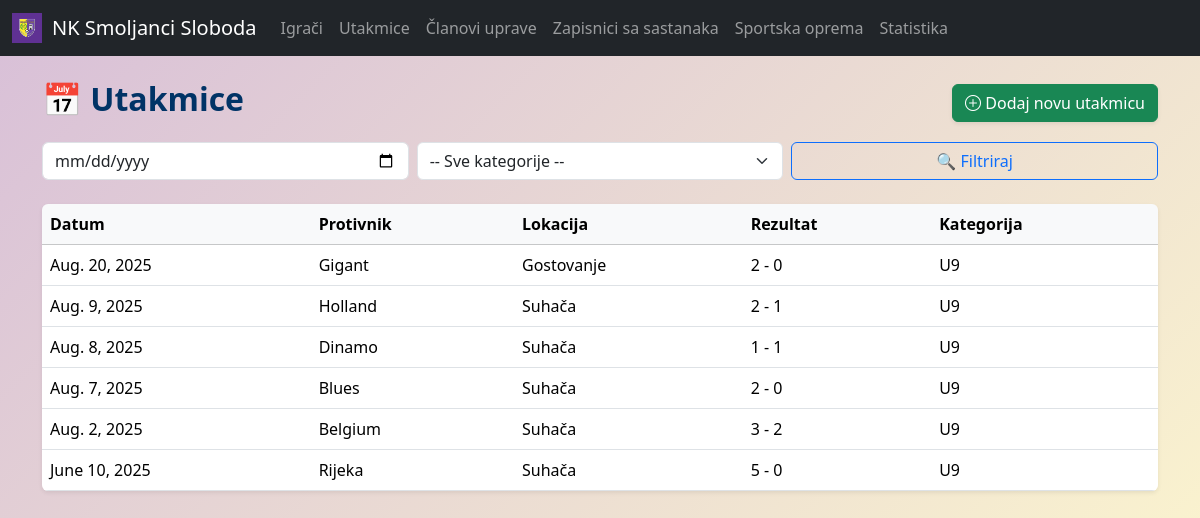
/matches/, run on an earlier commit of the app's database.
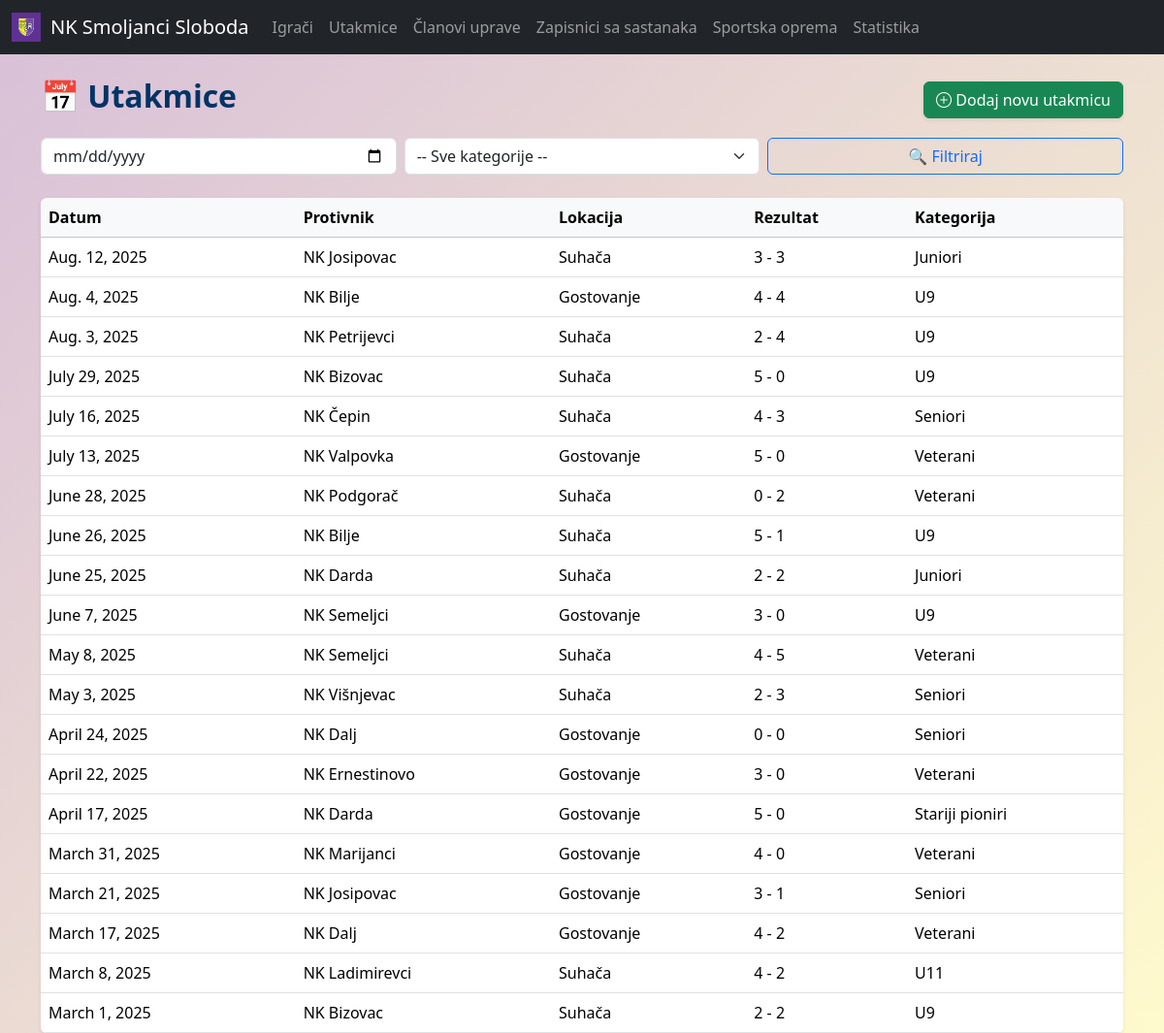
And on a later commit of the database.
### main/models.py (models this page shows, shortened)
class Match(models.Model):
    HOME_AWAY = [("H", "Suhača"), ("A", "Gostovanje")]
    date = models.DateField()
    home_or_away = models.CharField(max_length=1, choices=HOME_AWAY)
    opponent = models.CharField(max_length=100)
    home_score = models.PositiveIntegerField(default=0)
    away_score = models.PositiveIntegerField(default=0)
    category = models.CharField(max_length=3, choices=CATEGORIES)
    starting_players = models.ManyToManyField(Player, related_name="starts")
    bench_players = models.ManyToManyField(Player, related_name="bench", blank=True)
    captain = models.ForeignKey(Player, on_delete=models.SET_NULL, null=True, related_name="captain_matches")
    goalkeeper = models.ForeignKey(Player, on_delete=models.SET_NULL, null=True, related_name="goalkeeper_matches")

### main/views.py (the view)
# urls.py: path("matches/", views.match_list, name="match_list"),
def match_list(request):
    matches = Match.objects.all().order_by('-date')
    category = request.GET.get('category')
    date = request.GET.get('date')
    if category:
        matches = matches.filter(category=category)
    if date:
        matches = matches.filter(date=date)
    return render(request, "main/matches/match_list.html", {
        "matches": matches,
        "filter_values": {"category": category, "date": date},
        'categories': CATEGORIES
    })

### templates/main/matches/match_list.html (shortened to what this page needs)
{% extends 'main/base.html' %}
{% block content %}
<div class="container my-4">
  <div class="d-flex justify-content-between align-items-center mb-3">
    <h2 class="fw-bold">📅 Utakmice</h2>
    <a class="btn btn-success shadow-sm" href="{% url 'main:match_create' %}"><i class="bi bi-plus-circle"></i> Dodaj novu utakmicu</a>
  </div>
  <form method="get" class="row g-2 mb-4">
    <div class="col-md-4">
      <input type="date" class="form-control" name="date" value="{{ filter_values.date }}">
    </div>
    <div class="col-md-4">
      <select name="category" class="form-select">
        <option value="">-- Sve kategorije --</option>
      </select>
    </div>
    <div class="col-md-4">
      <button type="submit" class="btn btn-outline-primary w-100">🔍 Filtriraj</button>
    </div>
  </form>
  <table class="table table-hover shadow-sm rounded overflow-hidden">
    <thead class="table-light">
      <tr>
        <th>Datum</th>
        <th>Protivnik</th>
        <th>Lokacija</th>
        <th>Rezultat</th>
        <th>Kategorija</th>
      </tr>
    </thead>
    <tbody>
      {% for match in matches %}
      <tr class="table-row-clickable" data-href="{% url 'main:match_detail' match.id %}">
        <td>{{ match.date }}</td>
        <td>{{ match.opponent }}</td>
        <td>{{ match.get_home_or_away_display }}</td>
        <td>{{ match.home_score }} - {{ match.away_score }}</td>
        <td>{{ match.get_category_display }}</td>
      </tr>
      {% empty %}
      <tr>
        <td colspan="5" class="text-center text-muted py-4">
          Nema pronađenih utakmica. ⚽
        </td>
      </tr>
      {% endfor %}
    </tbody>
  </table>
</div>
{% endblock %}

What changed in the data, as far as the page shows it:
removed Match: date "Aug. 20, 2025", opponent "Gigant", home_or_away "Gostovanje", home_score "2", away_score "0", category "U9"
removed Match: date "Aug. 9, 2025", opponent "Holland", home_or_away "Suhača", home_score "2", away_score "1", category "U9"
removed Match: date "Aug. 8, 2025", opponent "Dinamo", home_or_away "Suhača", home_score "1", away_score "1", category "U9"
removed Match: date "Aug. 7, 2025", opponent "Blues", home_or_away "Suhača", home_score "2", away_score "0", category "U9"
removed Match: date "Aug. 2, 2025", opponent "Belgium", home_or_away "Suhača", home_score "3", away_score "2", category "U9"
removed Match: date "June 10, 2025", opponent "Rijeka", home_or_away "Suhača", home_score "5", away_score "0", category "U9"
added Match: date "Aug. 12, 2025", opponent "NK Josipovac", home_or_away "Suhača", home_score "3", away_score "3", category "Juniori"
added Match: date "Aug. 4, 2025", opponent "NK Bilje", home_or_away "Gostovanje", home_score "4", away_score "4", category "U9"
added Match: date "Aug. 3, 2025", opponent "NK Petrijevci", home_or_away "Suhača", home_score "2", away_score "4", category "U9"
added Match: date "July 29, 2025", opponent "NK Bizovac", home_or_away "Suhača", home_score "5", away_score "0", category "U9"
added Match: date "July 16, 2025", opponent "NK Čepin", home_or_away "Suhača", home_score "4", away_score "3", category "Seniori"
added Match: date "July 13, 2025", opponent "NK Valpovka", home_or_away "Gostovanje", home_score "5", away_score "0", category "Veterani"
added Match: date "June 28, 2025", opponent "NK Podgorač", home_or_away "Suhača", home_score "0", away_score "2", category "Veterani"
added Match: date "June 26, 2025", opponent "NK Bilje", home_or_away "Suhača", home_score "5", away_score "1", category "U9"
added Match: date "June 25, 2025", opponent "NK Darda", home_or_away "Suhača", home_score "2", away_score "2", category "Juniori"
added Match: date "June 7, 2025", opponent "NK Semeljci", home_or_away "Gostovanje", home_score "3", away_score "0", category "U9"
added Match: date "May 8, 2025", opponent "NK Semeljci", home_or_away "Suhača", home_score "4", away_score "5", category "Veterani"
added Match: date "May 3, 2025", opponent "NK Višnjevac", home_or_away "Suhača", home_score "2", away_score "3", category "Seniori"
added Match: date "April 24, 2025", opponent "NK Dalj", home_or_away "Gostovanje", home_score "0", away_score "0", category "Seniori"
added Match: date "April 22, 2025", opponent "NK Ernestinovo", home_or_away "Gostovanje", home_score "3", away_score "0", category "Veterani"
added Match: date "April 17, 2025", opponent "NK Darda", home_or_away "Gostovanje", home_score "5", away_score "0", category "Stariji pioniri"
added Match: date "March 31, 2025", opponent "NK Marijanci", home_or_away "Gostovanje", home_score "4", away_score "0", category "Veterani"
added Match: date "March 21, 2025", opponent "NK Josipovac", home_or_away "Gostovanje", home_score "3", away_score "1", category "Seniori"
added Match: date "March 17, 2025", opponent "NK Dalj", home_or_away "Gostovanje", home_score "4", away_score "2", category "Veterani"
added Match: date "March 8, 2025", opponent "NK Ladimirevci", home_or_away "Suhača", home_score "4", away_score "2", category "U11"
added Match: date "March 1, 2025", opponent "NK Bizovac", home_or_away "Suhača", home_score "2", away_score "2", category "U9"
